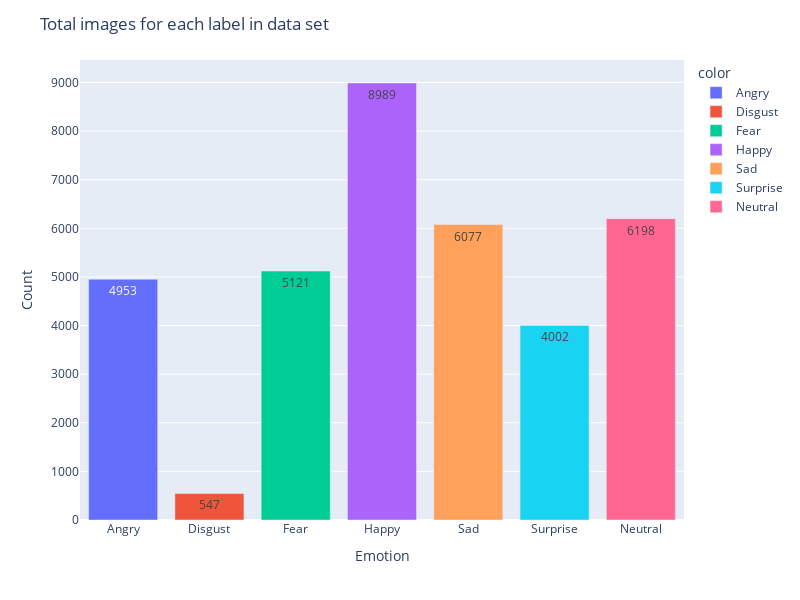

The cell this chart's notebook holds for it:
### Code cell
fig = px.bar(x=list(labels_all.keys()), y=list(labels_all.values()), color=list(labels_all.keys()))

fig.update_layout(
    title="Total images for each label in data set",
    xaxis_title="Emotion",
    yaxis_title="Count",
    height=600,
    width=800,
)

fig.update_traces(texttemplate="%{y}", textposition="inside")

fig.show()

### Figure 1 — Plotly figure (JSON) as saved in the notebook; plotly's stock layout.template omitted (floating-point values rounded to 4 significant figures)
{"data": [{"alignmentgroup": "True", "hovertemplate": "color=Angry<br>x=%{x}<br>y=%{y}<extra></extra>", "legendgroup": "Angry", "marker": {"color": "#636efa", "pattern": {"shape": ""}}, "name": "Angry", "offsetgroup": "Angry", "orientation": "v", "showlegend": true, "textposition": "inside", "texttemplate": "%{y}", "type": "bar", "x": ["Angry"], "xaxis": "x", "y": [4953], "yaxis": "y"}, {"alignmentgroup": "True", "hovertemplate": "color=Disgust<br>x=%{x}<br>y=%{y}<extra></extra>", "legendgroup": "Disgust", "marker": {"color": "#EF553B", "pattern": {"shape": ""}}, "name": "Disgust", "offsetgroup": "Disgust", "orientation": "v", "showlegend": true, "textposition": "inside", "texttemplate": "%{y}", "type": "bar", "x": ["Disgust"], "xaxis": "x", "y": [547], "yaxis": "y"}, {"alignmentgroup": "True", "hovertemplate": "color=Fear<br>x=%{x}<br>y=%{y}<extra></extra>", "legendgroup": "Fear", "marker": {"color": "#00cc96", "pattern": {"shape": ""}}, "name": "Fear", "offsetgroup": "Fear", "orientation": "v", "showlegend": true, "textposition": "inside", "texttemplate": "%{y}", "type": "bar", "x": ["Fear"], "xaxis": "x", "y": [5121], "yaxis": "y"}, {"alignmentgroup": "True", "hovertemplate": "color=Happy<br>x=%{x}<br>y=%{y}<extra></extra>", "legendgroup": "Happy", "marker": {"color": "#ab63fa", "pattern": {"shape": ""}}, "name": "Happy", "offsetgroup": "Happy", "orientation": "v", "showlegend": true, "textposition": "inside", "texttemplate": "%{y}", "type": "bar", "x": ["Happy"], "xaxis": "x", "y": [8989], "yaxis": "y"}, {"alignmentgroup": "True", "hovertemplate": "color=Sad<br>x=%{x}<br>y=%{y}<extra></extra>", "legendgroup": "Sad", "marker": {"color": "#FFA15A", "pattern": {"shape": ""}}, "name": "Sad", "offsetgroup": "Sad", "orientation": "v", "showlegend": true, "textposition": "inside", "texttemplate": "%{y}", "type": "bar", "x": ["Sad"], "xaxis": "x", "y": [6077], "yaxis": "y"}, {"alignmentgroup": "True", "hovertemplate": "color=Surprise<br>x=%{x}<br>y=%{y}<extra></extra>", "legendgroup": "Surprise", "marker": {"color": "#19d3f3", "pattern": {"shape": ""}}, "name": "Surprise", "offsetgroup": "Surprise", "orientation": "v", "showlegend": true, "textposition": "inside", "texttemplate": "%{y}", "type": "bar", "x": ["Surprise"], "xaxis": "x", "y": [4002], "yaxis": "y"}, {"alignmentgroup": "True", "hovertemplate": "color=Neutral<br>x=%{x}<br>y=%{y}<extra></extra>", "legendgroup": "Neutral", "marker": {"color": "#FF6692", "pattern": {"shape": ""}}, "name": "Neutral", "offsetgroup": "Neutral", "orientation": "v", "showlegend": true, "textposition": "inside", "texttemplate": "%{y}", "type": "bar", "x": ["Neutral"], "xaxis": "x", "y": [6198], "yaxis": "y"}], "layout": {"barmode": "relative", "height": 600, "legend": {"title": {"text": "color"}, "tracegroupgap": 0}, "margin": {"t": 60}, "title": {"text": "Total images for each label in data set"}, "width": 800, "xaxis": {"anchor": "y", "domain": [0, 1], "title": {"text": "Emotion"}}, "yaxis": {"anchor": "x", "domain": [0, 1], "title": {"text": "Count"}}}}
